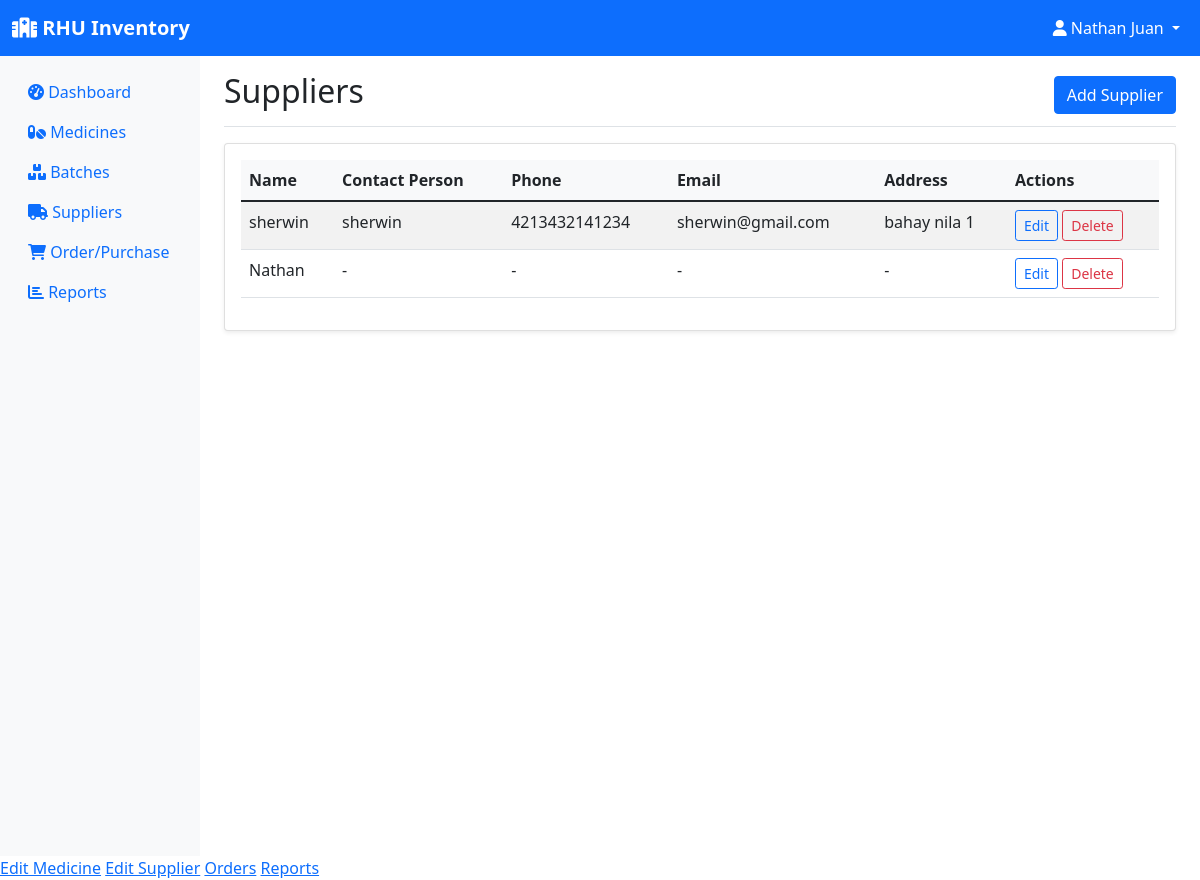
The page /suppliers (signed in) on the database as committed earlier.
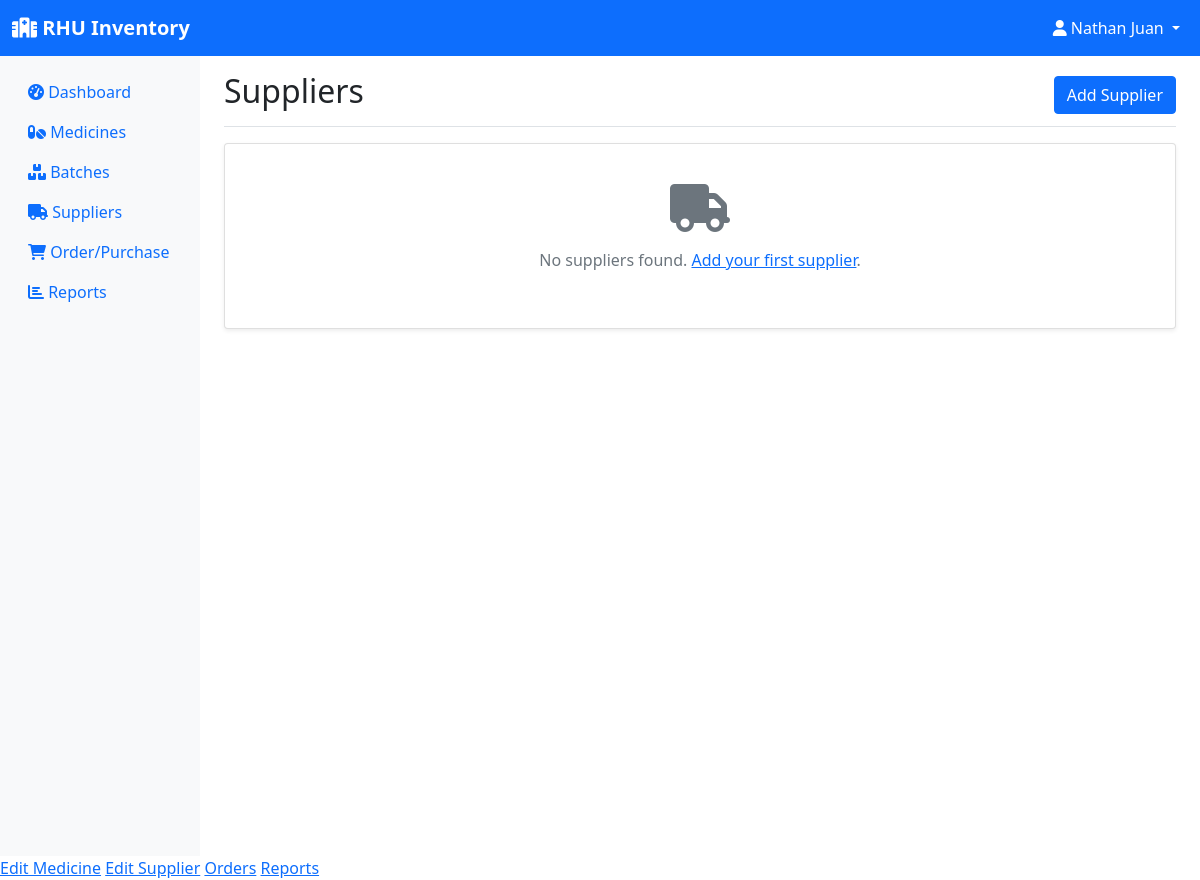
The same page on the database as committed later.
### models.py (models this page shows, shortened)
class Supplier(db.Model):
    id = db.Column(db.Integer, primary_key=True)
    name = db.Column(db.String(100), nullable=False)
    contact_person = db.Column(db.String(100))
    phone = db.Column(db.String(20))
    email = db.Column(db.String(120))
    address = db.Column(db.String(200))
    created_at = db.Column(db.DateTime, default=datetime.utcnow)
    medicines = db.relationship('Medicine', backref='supplier', lazy=True)
    orders = db.relationship('Order', backref='supplier', lazy=True)

### app.py (the view)
@app.route('/suppliers')
@login_required
def suppliers():
    suppliers = Supplier.query.all()
    return render_template('suppliers.html', suppliers=suppliers)

### app.py (called while the page is built)
@login_manager.user_loader
def load_user(user_id):
    return User.query.get(int(user_id))

### templates/suppliers.html (shortened to what this page needs)
{% extends "base.html" %}
{% block content %}
<div class="d-flex justify-content-between flex-wrap flex-md-nowrap align-items-center pt-3 pb-2 mb-3 border-bottom">
    <h1 class="h2">Suppliers</h1>
    {% if current_user.role != 'employee' %}
    <a href="{{ url_for('add_supplier') }}" class="btn btn-primary">
        Add Supplier
    </a>
    {% endif %}
</div>
<div class="card">
    <div class="card-body">
        {% if suppliers %}
        <div class="table-responsive">
            <table class="table table-striped">
                <thead>
                    <tr>
                        <th>Name</th>
                        <th>Contact Person</th>
                        <th>Phone</th>
                        <th>Email</th>
                        <th>Address</th>
                        <th>Actions</th>
                    </tr>
                </thead>
                <tbody>
                    {% for supplier in suppliers %}
                    <tr>
                        <td>{{ supplier.name }}</td>
                        <td>{{ supplier.contact_person or '-' }}</td>
                        <td>{{ supplier.phone or '-' }}</td>
                        <td>{{ supplier.email or '-' }}</td>
                        <td>{{ supplier.address or '-' }}</td>
                        <td>
                            {% if current_user.role != 'employee' %}
                            <a href="{{ url_for('edit_supplier', id=supplier.id) }}" class="btn btn-sm btn-outline-primary">
                                Edit
                            </a>
                            {% endif %}
                            <form method="POST" action="{{ url_for('delete_supplier', id=supplier.id) }}" class="d-inline"
                                  onsubmit="return confirm('Are you sure you want to delete this supplier?');">
                                {% if current_user.role == 'admin' %}
                                    <button type="submit" class="btn btn-sm btn-outline-danger">Delete</button>
                                {% endif %}
                            </form>
                        </td>
                    </tr>
                    {% endfor %}
                </tbody>
            </table>
        </div>
        {% else %}
        <div class="text-center py-4">
            <i class="fas fa-truck fa-3x text-muted mb-3"></i>
            <p class="text-muted">No suppliers found. <a href="{{ url_for('add_supplier') }}">Add your first supplier</a>.</p>
        </div>
        {% endif %}
    </div>
</div>
{% endblock %}

Rows that differ between the two databases and show on the page:
removed Supplier: name "sherwin", contact_person "sherwin", phone "4213432141234", email "sherwin@gmail.com", address "bahay nila 1"
removed Supplier: name "Nathan", contact_person "-", phone "-", email "-", address "-"
Other text that changed with them:
text no longer shown: "Name Contact Person Phone Email Address Actions"
text now shown: "No suppliers found. Add your first supplier ."
